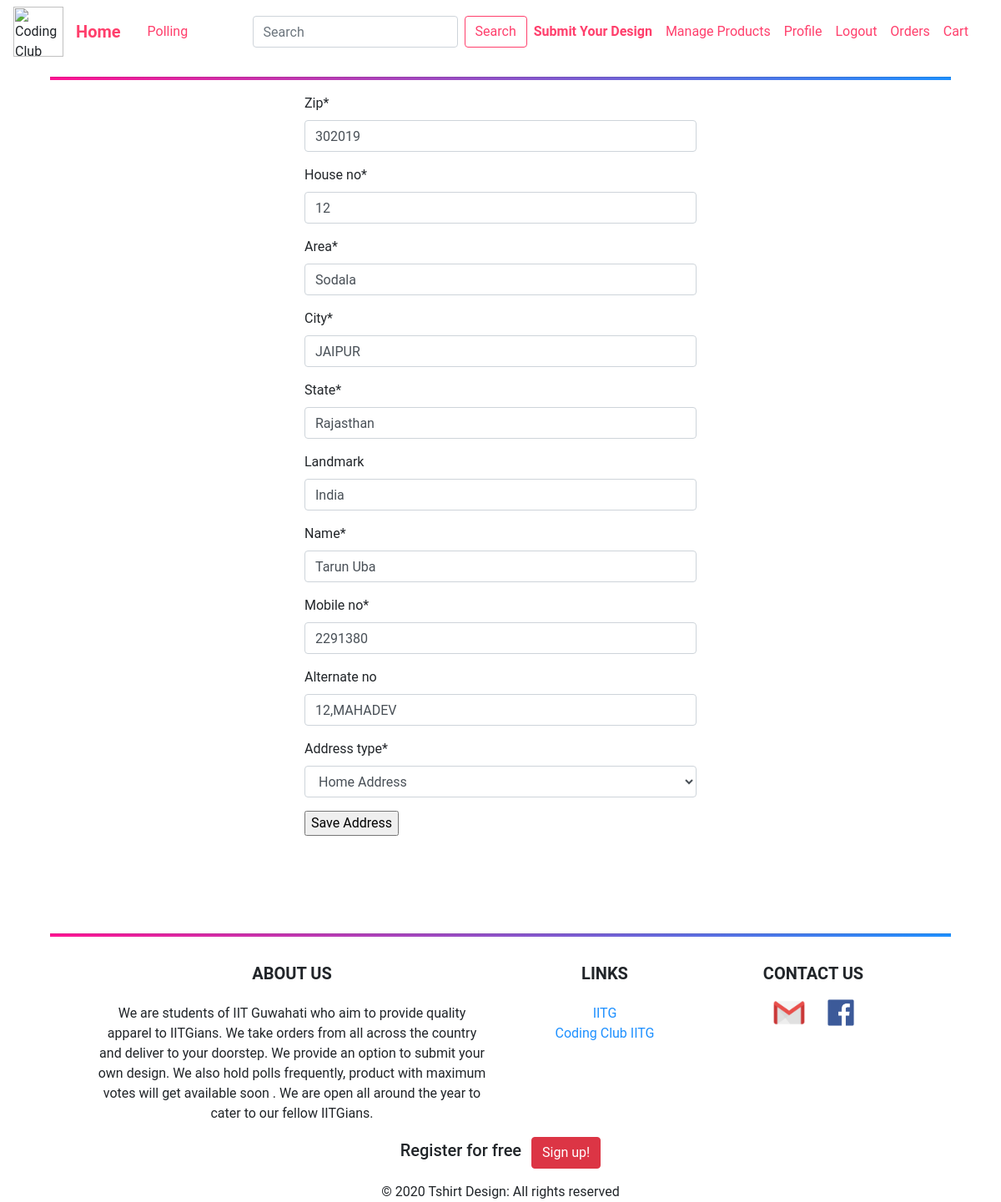
The page /address_form/10/ (signed in) on the database its author committed.
### users/models.py (models this page shows, shortened)
class Address(models.Model):
    user = models.ForeignKey(User, related_name="addresses", on_delete=models.CASCADE)
    zip = models.CharField(max_length=10, blank=False, null=False)
    house_no = models.CharField(max_length=120, blank=False, null=False)
    area = models.CharField(max_length=120, blank=False, null=False)
    city = models.CharField(max_length=120, blank=False, null=False)
    state = models.CharField(max_length=120, blank=False, null=False)
    landmark = models.CharField(max_length=120, blank=True, null=True)
    name = models.CharField(max_length=120, blank=False, null=False)
    mobile_no = models.CharField(max_length=10, blank=False, null=False)
    alternate_no = models.CharField(max_length=10, blank=True, null=True)
    address_type = models.CharField(max_length=120, choices=ADDRESS_TYPE, default='H')

### users/views.py (the view)
# urls.py: re_path(r'^address_form/(?P<id>\d+)/$', user_views.edit_address, name='edit_address'),
@login_required
def edit_address(request, id):
    if request.method == "POST":
        address = Address.objects.get(id=id)
        form = CheckoutForm(request.POST, instance=address)
        if form.is_valid():
            address.zip = form.cleaned_data['zip']
            address.house_no = form.cleaned_data['house_no']
            address.area = form.cleaned_data['area']
            address.city = form.cleaned_data['city']
            address.state = form.cleaned_data['state']
            address.landmark = form.cleaned_data['landmark']
            address.name = form.cleaned_data['name']
            address.mobile_no = form.cleaned_data['mobile_no']
            address.alternate_no = form.cleaned_data['alternate_no']
            address.zip = form.cleaned_data['zip']
            address.address_type = form.cleaned_data['address_type']
            address.save()
            messages.success(request, f'Address edited successfully')
            return redirect('checkout')
    else:
        address = Address.objects.get(id=id)
        form = CheckoutForm(instance=address)
    template = "users/edit_address.html"
    context = {
        'user': request.user,
        'form': form,
        'address': address,
    }
    return render(request, template, context)

### orders/forms.py
class CheckoutForm(forms.ModelForm):
    class Meta:
        model = Address
        fields = ['zip', 'house_no', 'area', 'city', 'state', 'landmark', 'name', 'mobile_no', 'alternate_no',
                  'address_type']

### users/templates/users/edit_address.html (shortened to what this page needs)
{% extends "blog/base.html" %}
{% load crispy_forms_tags %}
{% block content %}
<div class="container col-md-5" >
    <form action="{% url 'edit_address' address.id %}" method="POST" >
    {{ form|crispy }}
    <input value="Save Address" type="submit">
    </form>
</div>
{% endblock %}

### blog/static/blog/main.css (style rules this page uses)
body { position: relative; margin: 0; padding-bottom: 6rem; min-height: 100%; background: #fff; color: #333333; }

### rows shown on the page
Address: zip "302019", house_no "12", area "Sodala", city "JAIPUR", state "Rajasthan", landmark "India", name "Tarun Uba", mobile_no "2291380", alternate_no "12,MAHADEV", address_type "Home Address"
